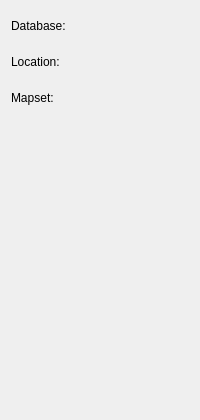
  <widget class="QWizardPage" name="WizardPage6" >
   <property name="title" >
    <string>Create New Mapset</string>
   </property>
   <layout class="QVBoxLayout" >
    <item>
     <widget class="QLabel" name="mDatabaseLabel" >
      <property name="sizePolicy" >
       <sizepolicy vsizetype="Preferred" hsizetype="Expanding" >
        <horstretch>0</horstretch>
        <verstretch>0</verstretch>
       </sizepolicy>
      </property>
      <property name="minimumSize" >
       <size>
        <width>0</width>
        <height>30</height>
       </size>
      </property>
      <property name="text" >
       <string>Database:</string>
      </property>
     </widget>
    </item>
    <item>
     <widget class="QLabel" name="mLocationLabel" >
      <property name="sizePolicy" >
       <sizepolicy vsizetype="Preferred" hsizetype="Expanding" >
        <horstretch>0</horstretch>
        <verstretch>0</verstretch>
       </sizepolicy>
      </property>
      <property name="minimumSize" >
       <size>
        <width>0</width>
        <height>30</height>
       </size>
      </property>
      <property name="text" >
       <string>Location:</string>
      </property>
     </widget>
    </item>
    <item>
     <widget class="QLabel" name="mMapsetLabel" >
      <property name="sizePolicy" >
       <sizepolicy vsizetype="Preferred" hsizetype="Expanding" >
        <horstretch>0</horstretch>
        <verstretch>0</verstretch>
       </sizepolicy>
      </property>
      <property name="minimumSize" >
       <size>
        <width>0</width>
        <height>30</height>
       </size>
      </property>
      <property name="text" >
       <string>Mapset:</string>
      </property>
     </widget>
    </item>
    <item>
     <spacer>
      <property name="orientation" >
       <enum>Qt::Vertical</enum>
      </property>
      <property name="sizeType" >
       <enum>QSizePolicy::Expanding</enum>
      </property>
      <property name="sizeHint" stdset="0" >
       <size>
        <width>26</width>
        <height>296</height>
       </size>
      </property>
     </spacer>
    </item>
   </layout>
  </widget>
